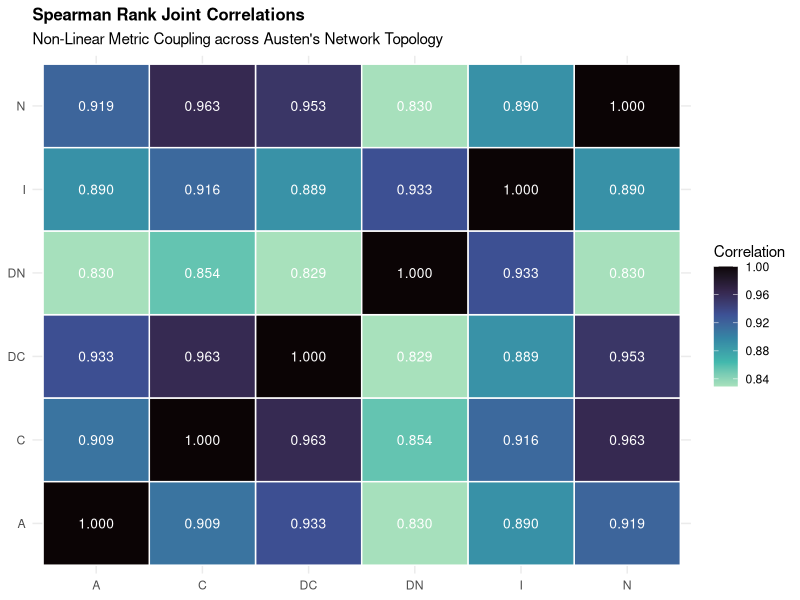
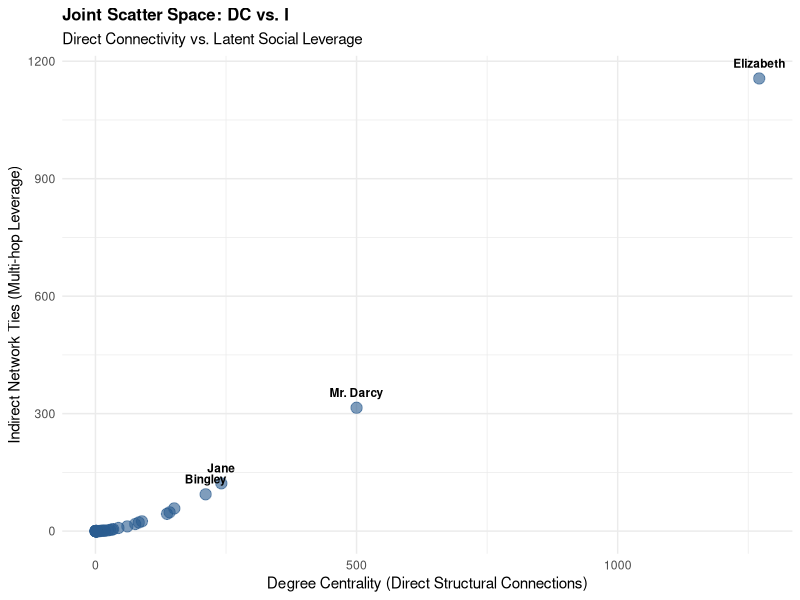
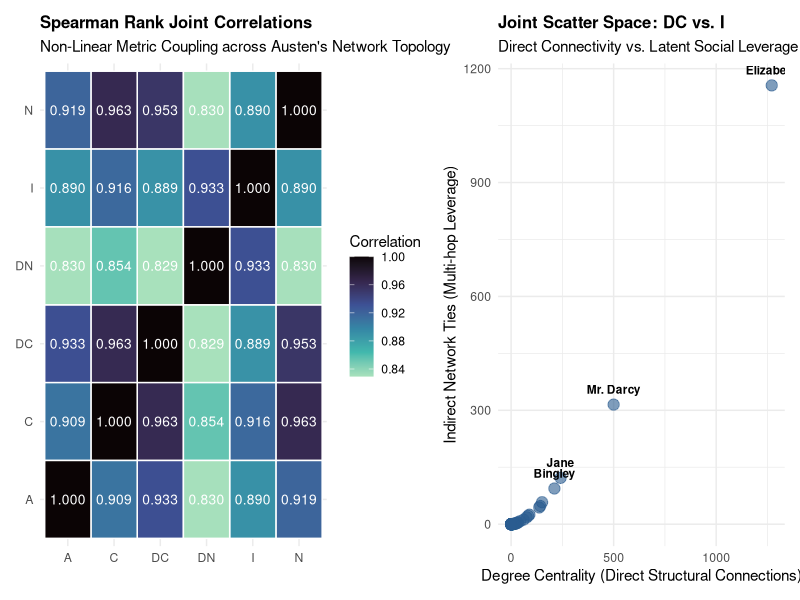

These charts were generated, in order, by the following R code:

library(dplyr)
library(tidyr)
library(ggplot2)


core_and_mid_tier <- data.frame(
  Character = c(
    "Elizabeth", "Mr. Darcy", "Jane", "Bingley", "Wickham", "Mr. Bennet", 
    "Mrs. Bennet", "Lady Catherine", "Mr. Collins", "Lydia", "Charlotte Lucas", 
    "Miss Bingley", "Mary", "Kitty", "Mrs. Gardiner", "Mr. Gardiner", 
    "Georgiana Darcy", "Colonel Fitzwilliam", "Sir William Lucas", "Mrs. Phillips", 
    "Mrs. Hurst", "Mr. Hurst", "Miss de Bourgh", "Mr. Phillips", "Mrs. Annesley", 
    "Captain Carter"
  ),
  N  = c(1062, 422, 281, 238, 172, 160, 155, 112, 104, 91, 74, 53, 44, 40, 36, 31, 22, 21, 19, 15, 11, 8, 7, 5, 1, 3),
  DC = c(1271, 500, 241, 211, 151, 142, 137, 89, 83, 76, 61, 44, 34, 32, 28, 24, 18, 17, 14, 11, 9, 6, 5, 4, 2, 3),
  C  = c(561, 220, 120, 96, 65, 62, 58, 38, 32, 29, 24, 16, 11, 10, 9, 7, 5, 5, 4, 3, 2, 1, 1, 1, 0, 1),
  I  = c(1156, 315, 122, 94, 58, 48, 44, 25, 22, 18, 12, 8, 5, 4, 3, 2, 1, 1, 1, 1, 0, 0, 0, 0, 0, 0),
  DN = c(132, 50, 24, 20, 12, 10, 9, 6, 5, 4, 3, 2, 1, 1, 1, 1, 0, 0, 0, 0, 0, 0, 0, 0, 0, 0),
  A  = c(767, 250, 135, 112, 84, 78, 75, 48, 45, 41, 32, 24, 19, 18, 15, 13, 10, 9, 8, 6, 5, 3, 3, 2, 2, 2)
)


missing_peripherals <- data.frame(
  Character = c(
    "Mr. Denny", "Mr. Pratt", "Mrs. Jenkinson", "Miss Younge", "Lady Lucas", 
    "Mr. Long", "Mrs. Long", "Miss Long", "Colonel Forster", "Mrs. Forster", 
    "Mary King", "Mr. Robinson", "Lady Catherine's Butler", "Mr. Jones (Apothecary)", 
    "Madam Jenkins", "Sarah (Maid)", "Hannah (Housemaid)", "John (Groom)", 
    "Mrs. Reynolds", "Mr. Stone", "Mrs. Younge", "Mrs. Nicholls", 
    "Richard (Stable boy)", "Sally", "Mr. Morris", "Mrs. Long's Nieces", 
    "The Netherfield Cook"
  ),
  N  = c(3, 2, 2, 2, 2, 1, 2, 1, 3, 2, 2, 1, 1, 1, 1, 1, 1, 1, 2, 1, 1, 1, 1, 1, 1, 1, 1),
  DC = c(3, 2, 2, 1, 2, 1, 1, 1, 2, 2, 1, 1, 1, 2, 1, 1, 1, 1, 1, 1, 1, 1, 0, 1, 1, 1, 0),
  C  = c(1, 0, 0, 0, 1, 0, 0, 0, 1, 1, 0, 0, 0, 0, 0, 0, 0, 0, 0, 0, 0, 0, 0, 0, 0, 0, 0),
  I  = c(0, 0, 0, 0, 0, 0, 0, 0, 0, 0, 0, 0, 0, 0, 0, 0, 0, 0, 0, 0, 0, 0, 0, 0, 0, 0, 0),
  DN = c(0, 0, 0, 0, 0, 0, 0, 0, 0, 0, 0, 0, 0, 0, 0, 0, 0, 0, 0, 0, 0, 0, 0, 0, 0, 0, 0),
  A  = c(2, 2, 2, 2, 1, 2, 1, 1, 1, 1, 1, 1, 1, 1, 1, 1, 1, 1, 0, 1, 1, 1, 1, 0, 0, 0, 1)
)


full_network <- rbind(core_and_mid_tier, missing_peripherals)
metrics <- c("N", "DC", "C", "I", "DN", "A")

spearman_matrix <- cor(as.matrix(full_network[, metrics]), method = "spearman")
spearman_melted <- as.data.frame(spearman_matrix)
spearman_melted$Var1 <- rownames(spearman_melted)
spearman_melted <- spearman_melted %>% 
  pivot_longer(-Var1, names_to = "Var2", values_to = "Correlation")


p1 <- ggplot(spearman_melted, aes(x = Var1, y = Var2, fill = Correlation)) +
  geom_tile(color = "white", lwd = 0.5) +
  geom_text(aes(label = sprintf("%.3f", Correlation)), color = "white", size = 3.5) +
  scale_fill_viridis_c(option = "mako", direction = -1, end = 0.9) +
  theme_minimal() +
  labs(
    title = "Spearman Rank Joint Correlations",
    subtitle = "Non-Linear Metric Coupling across Austen's Network Topology",
    x = NULL, y = NULL
  ) +
  theme(plot.title = element_text(face = "bold", size = 12))

labeled_nodes <- full_network[full_network$Character %in% c("Elizabeth", "Mr. Darcy", "Jane", "Bingley"), ]

p2 <- ggplot(full_network, aes(x = DC, y = I)) +
  geom_point(color = "#2b5c8f", size = 3.5, alpha = 0.6) +
  geom_text(data = labeled_nodes, aes(label = Character), 
            vjust = -1.2, fontface = "bold", size = 3) +
  theme_minimal() +
  labs(
    title = "Joint Scatter Space: DC vs. I",
    subtitle = "Direct Connectivity vs. Latent Social Leverage",
    x = "Degree Centrality (Direct Structural Connections)",
    y = "Indirect Network Ties (Multi-hop Leverage)"
  ) +
  theme(plot.title = element_text(face = "bold", size = 12))


ggsave("/Users/ale/Desktop/joint_correlation_matrix.png", plot = p1, width = 6, height = 5, dpi = 300)
ggsave("/Users/ale/Desktop/joint_distribution_scatterspace.png", plot = p2, width = 6, height = 5, dpi = 300)


if (requireNamespace("patchwork", quietly = TRUE)) {
  library(patchwork)
  combined_plot <- p1 + p2 + plot_layout(ncol = 2)
  ggsave("/Users/ale/Desktop/joint_distribution_analysis.png", plot = combined_plot, width = 11, height = 5, dpi = 300)
  print("--- SUCCESS: Combined plot and individual matrices exported to Desktop! ---")
} else {
  print("--- SUCCESS: Matrix and Scatterplots saved individually to Desktop! ---")
}
